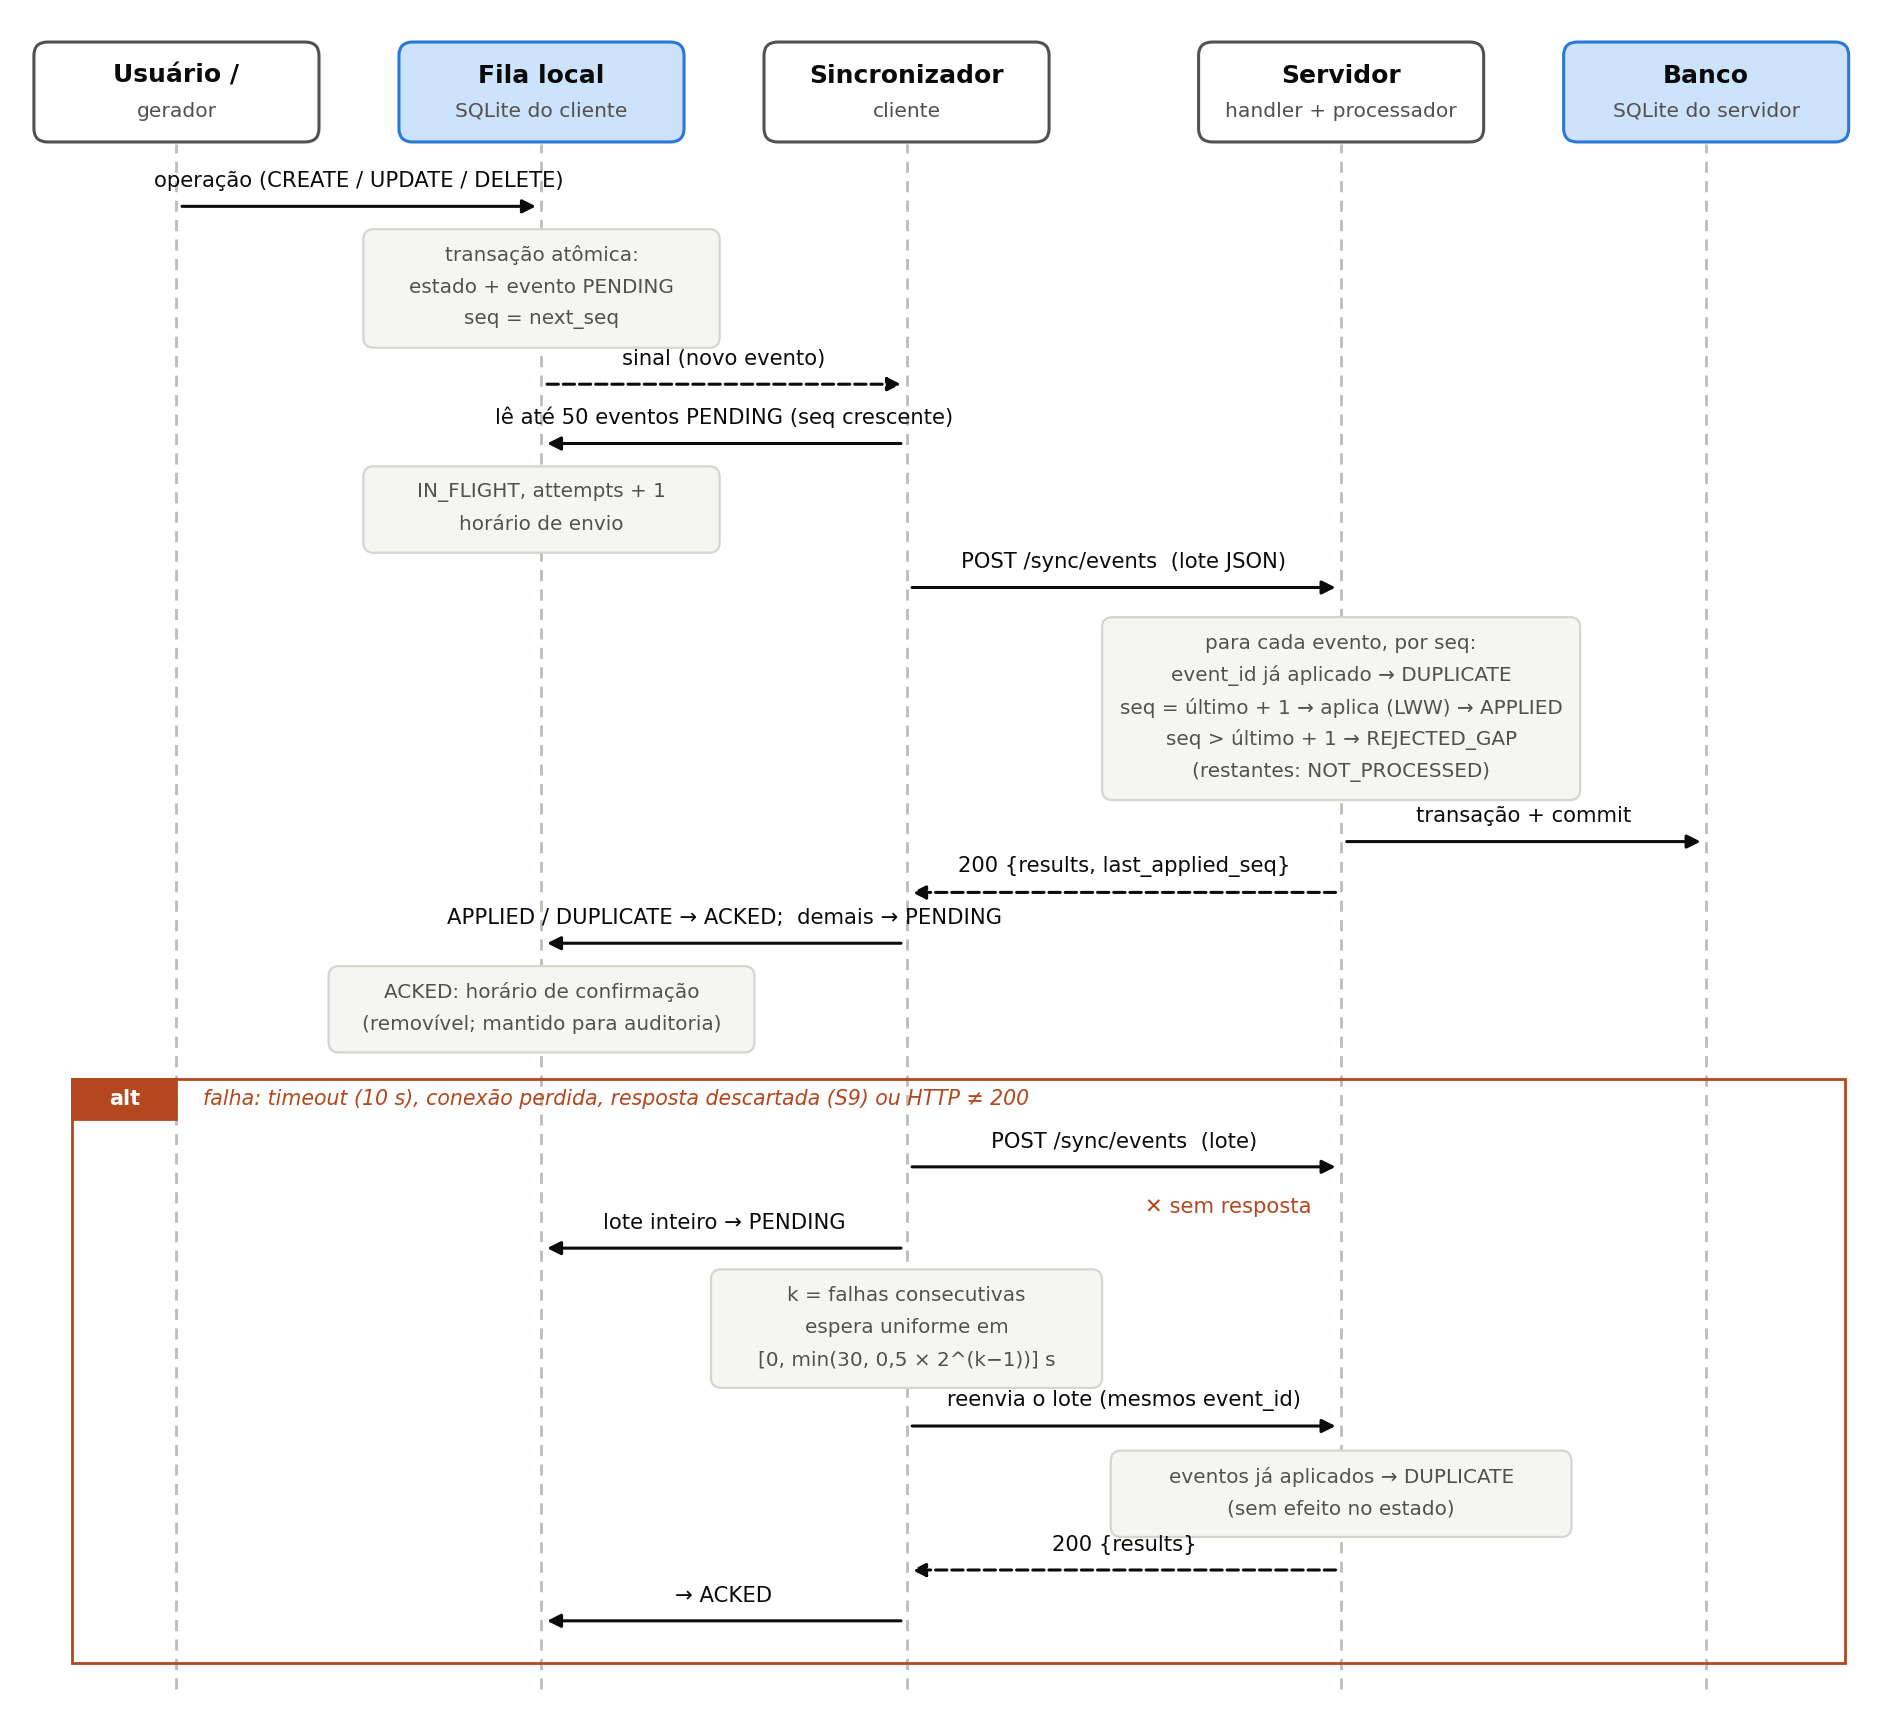

This figure's Python source:
"""Gera o diagrama de sequência do mecanismo (Artefato 1) em docs/sequencia.pdf e docs/sequencia.png.

    python docs/sequencia.py      # requer matplotlib (analysis/requirements.txt)

Reflete o protótipo implementado: gravação atômica, lote, deduplicação, ordem por seq, LWW,
confirmação e reenvio com backoff.
"""
from pathlib import Path

import matplotlib

matplotlib.use("Agg")
import matplotlib.pyplot as plt  # noqa: E402
from matplotlib.patches import FancyArrowPatch, FancyBboxPatch, Rectangle  # noqa: E402

OUT = Path(__file__).resolve().parent
INK = "#0b0b0b"
INK_2 = "#52514e"
BLUE = "#2a78d6"
DB_BG = "#cde2fb"
ALT = "#b3471d"

PARTS = [  # (x, título, subtítulo, banco?)
    (8, "Usuário /", "gerador", False),
    (29, "Fila local", "SQLite do cliente", True),
    (50, "Sincronizador", "cliente", False),
    (75, "Servidor", "handler + processador", False),
    (96, "Banco", "SQLite do servidor", True),
]
X = {name: x for name, (x, *_rest) in zip(("user", "queue", "sync", "server", "db"), PARTS)}

fig, ax = plt.subplots(figsize=(12, 11))
ax.set_xlim(-1, 106)
ax.set_ylim(0, 100)
ax.axis("off")

TOP, BOTTOM = 93, 1.5
for x, title, sub, db in PARTS:
    ax.add_patch(FancyBboxPatch((x - 8, TOP), 16, 5.5, boxstyle="round,pad=0.2,rounding_size=0.8",
                                facecolor=DB_BG if db else "white", edgecolor=BLUE if db else INK_2,
                                linewidth=1.1))
    ax.text(x, TOP + 3.7, title, ha="center", va="center", fontsize=9, fontweight="bold", color=INK)
    ax.text(x, TOP + 1.6, sub, ha="center", va="center", fontsize=7.3, color=INK_2)
    ax.plot([x, x], [BOTTOM, TOP - 0.3], color="#bdbcb6", linewidth=1, linestyle=(0, (4, 3)), zorder=0)


def msg(y, a, b, text, dashed=False, color=INK, above=True):
    xa, xb = X[a], X[b]
    ax.add_patch(FancyArrowPatch((xa, y), (xb, y), arrowstyle="-|>", mutation_scale=10, color=color,
                                 linewidth=1.1, linestyle="--" if dashed else "-"))
    ax.text((xa + xb) / 2, y + (0.9 if above else -0.9), text, ha="center",
            va="bottom" if above else "top", fontsize=7.6, color=color)


def self_note(y, who, lines, color=INK_2, width=19):
    x = X[who]
    h = 1.9 * len(lines) + 0.8
    ax.add_patch(FancyBboxPatch((x - width / 2, y - h), width, h, boxstyle="round,pad=0.25,rounding_size=0.6",
                                facecolor="#f5f5f3", edgecolor="#d6d5d0", linewidth=0.8, zorder=2))
    for i, line in enumerate(lines):
        ax.text(x, y - 1.3 - i * 1.9, line, ha="center", va="center", fontsize=7.2, color=color, zorder=3)


def frame(y_top, y_bot, label, guard):
    ax.add_patch(Rectangle((2, y_bot), 102, y_top - y_bot, fill=False, edgecolor=ALT, linewidth=1))
    ax.add_patch(Rectangle((2, y_top - 2.4), 6, 2.4, facecolor=ALT, edgecolor=ALT))
    ax.text(5, y_top - 1.2, label, ha="center", va="center", fontsize=7.5, color="white", fontweight="bold")
    ax.text(9.5, y_top - 1.2, guard, ha="left", va="center", fontsize=7.4, color=ALT, style="italic")


# 1. gravação local
msg(89, "user", "queue", "operação (CREATE / UPDATE / DELETE)")
self_note(87.4, "queue", ["transação atômica:", "estado + evento PENDING", "seq = next_seq"], width=20)
msg(78.5, "queue", "sync", "sinal (novo evento)", dashed=True)

# 2. lote
msg(75, "sync", "queue", "lê até 50 eventos PENDING (seq crescente)")
self_note(73.4, "queue", ["IN_FLIGHT, attempts + 1", "horário de envio"], width=20)
msg(66.5, "sync", "server", "POST /sync/events  (lote JSON)")

# 3. processamento no servidor
self_note(64.5, "server", ["para cada evento, por seq:", "event_id já aplicado → DUPLICATE",
                           "seq = último + 1 → aplica (LWW) → APPLIED",
                           "seq > último + 1 → REJECTED_GAP", "(restantes: NOT_PROCESSED)"], width=27)
msg(51.5, "server", "db", "transação + commit")
msg(48.5, "server", "sync", "200 {results, last_applied_seq}", dashed=True)
msg(45.5, "sync", "queue", "APPLIED / DUPLICATE → ACKED;  demais → PENDING")
self_note(43.9, "queue", ["ACKED: horário de confirmação", "(removível; mantido para auditoria)"], width=24)

# 4. falha e reenvio
frame(37.5, 3, "alt", "falha: timeout (10 s), conexão perdida, resposta descartada (S9) ou HTTP ≠ 200")
msg(32.3, "sync", "server", "POST /sync/events  (lote)")
ax.text(X["server"] - 6.5, 29.6, "✕ sem resposta", ha="center", fontsize=7.6, color=ALT)
msg(27.5, "sync", "queue", "lote inteiro → PENDING")
self_note(26, "sync", ["k = falhas consecutivas", "espera uniforme em", "[0, min(30, 0,5 × 2^(k−1))] s"],
          width=22)
msg(17, "sync", "server", "reenvia o lote (mesmos event_id)")
self_note(15.3, "server", ["eventos já aplicados → DUPLICATE", "(sem efeito no estado)"], width=26)
msg(8.5, "server", "sync", "200 {results}", dashed=True)
msg(5.5, "sync", "queue", "→ ACKED")

for ext in ("pdf", "png"):
    fig.savefig(OUT / f"sequencia.{ext}", dpi=200, bbox_inches="tight")
print(f"diagrama em {OUT / 'sequencia.pdf'} e .png")
